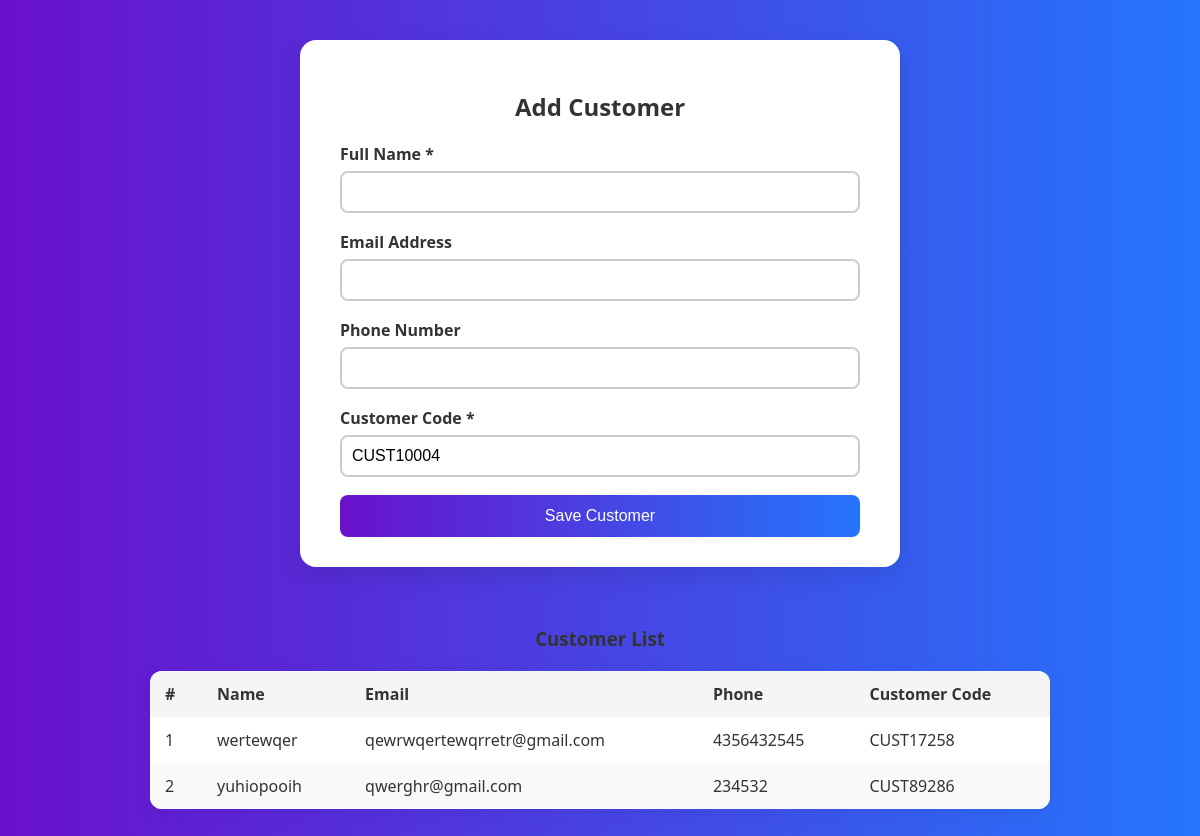
The page /manage-customers-sales (signed in) on the database as committed earlier.
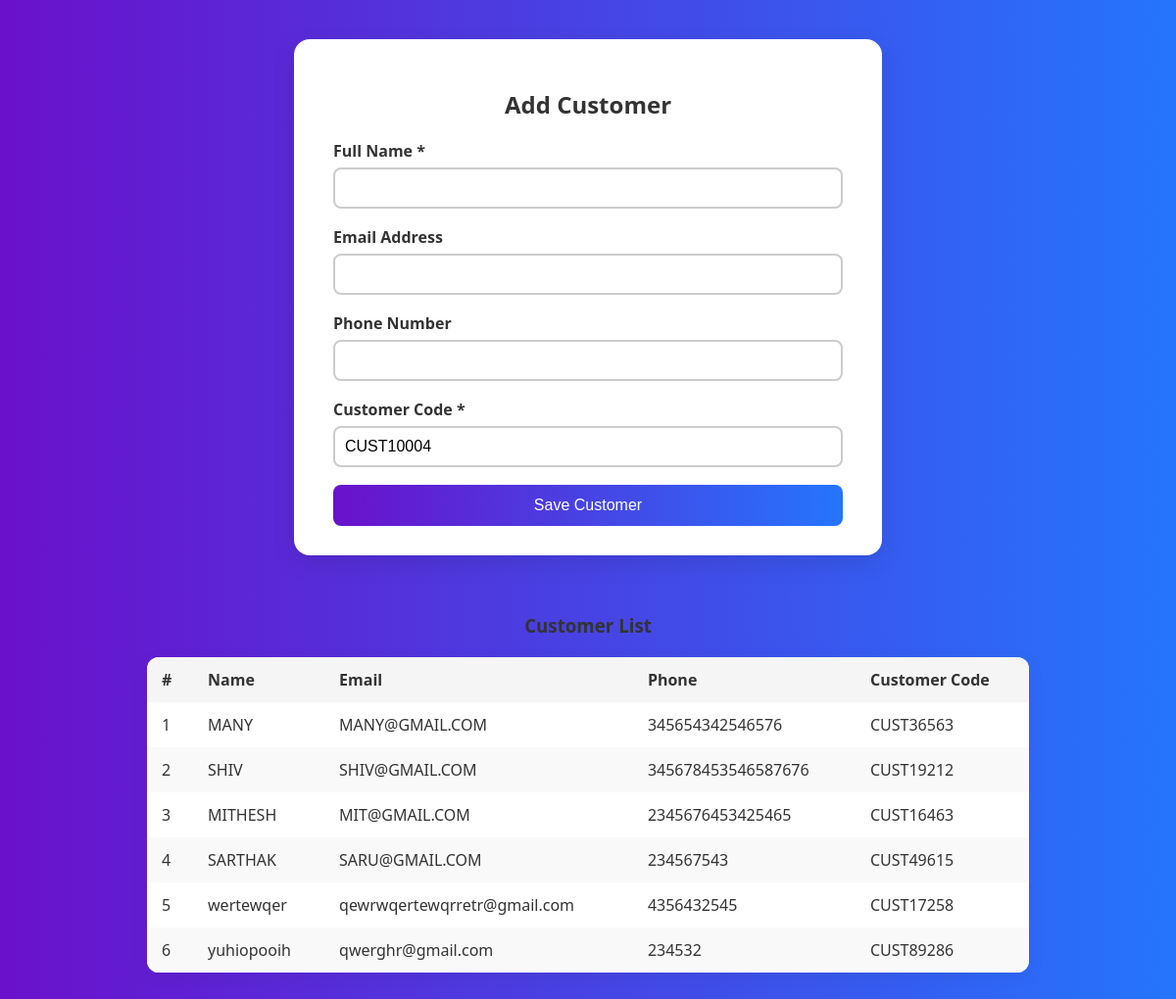
The same page on the database as committed later.
### models.py (models this page shows)
class Customer(db.Model):
    id = db.Column(db.Integer, primary_key=True)
    name = db.Column(db.String(150), nullable=False)
    email = db.Column(db.String(120), unique=True, nullable=True)
    phone = db.Column(db.String(20), nullable=True)
    customer_code = db.Column(db.String(20), unique=True, nullable=False)  # 🔹 NEW FIELD
    user_id = db.Column(db.Integer, db.ForeignKey('user.id'), nullable=False)
    requests = db.relationship('Request', backref='customer', lazy=True)

### app.py (the view, shortened to what this page needs)
@app.route('/manage-customers-sales', methods=['GET', 'POST'])
@login_required
def add_customer():
    all_customers = Customer.query.filter_by(user_id=current_user.id).order_by(Customer.id.desc()).all()
    return render_template('add_customer.html', customers=all_customers)

### app.py (called while the page is built)
@login_manager.user_loader
def load_user(user_id):
    return User.query.get(int(user_id))

### templates/add_customer.html (shortened to what this page needs)
<!DOCTYPE html>
<html lang="en">
<head>
</head>
<body>
  <div class="card">
    <h2>Add Customer</h2>
    <form method="POST" action="{{ url_for('add_customer') }}" onsubmit="return validateForm();">
      <div class="form-group">
        <label for="name" class="form-label">Full Name *</label>
        <input type="text" name="name" id="name" required maxlength="150">
      </div>
      <div class="form-group">
        <label for="email" class="form-label">Email Address</label>
        <input type="email" name="email" id="email" maxlength="120">
      </div>
      <div class="form-group">
        <label for="phone" class="form-label">Phone Number</label>
        <input type="tel" name="phone" id="phone" maxlength="20">
      </div>
      <div class="form-group">
        <label for="customer_code" class="form-label">Customer Code *</label>
        <input type="text" name="customer_code" id="customer_code" readonly required>
      </div>
      <button type="submit" class="submit-btn">Save Customer</button>
    </form>
  </div>
  <div class="table-wrapper">
    <h3>Customer List</h3>
    <table>
      <thead>
        <tr>
          <th>#</th>
          <th>Name</th>
          <th>Email</th>
          <th>Phone</th>
          <th>Customer Code</th>
        </tr>
      </thead>
      <tbody>
        {% for customer in customers %}
          <tr>
            <td>{{ loop.index }}</td>
            <td>{{ customer.name }}</td>
            <td>{{ customer.email or '-' }}</td>
            <td>{{ customer.phone or '-' }}</td>
            <td>{{ customer.customer_code }}</td>
          </tr>
        {% endfor %}
      </tbody>
    </table>
  </div>
</body>
</html>

Rows that differ between the two databases and show on the page:
added Customer: name "MANY", email "MANY@GMAIL.COM", phone "345654342546576", customer_code "CUST36563"
added Customer: name "SHIV", email "SHIV@GMAIL.COM", phone "345678453546587676", customer_code "CUST19212"
added Customer: name "MITHESH", email "MIT@GMAIL.COM", phone "2345676453425465", customer_code "CUST16463"
added Customer: name "SARTHAK", email "SARU@GMAIL.COM", phone "234567543", customer_code "CUST49615"
